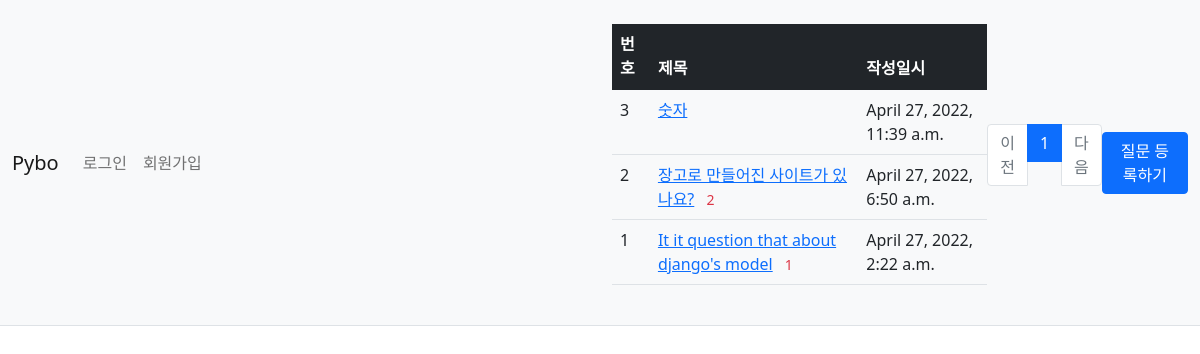
/pybo/, run on an earlier commit of the app's database.
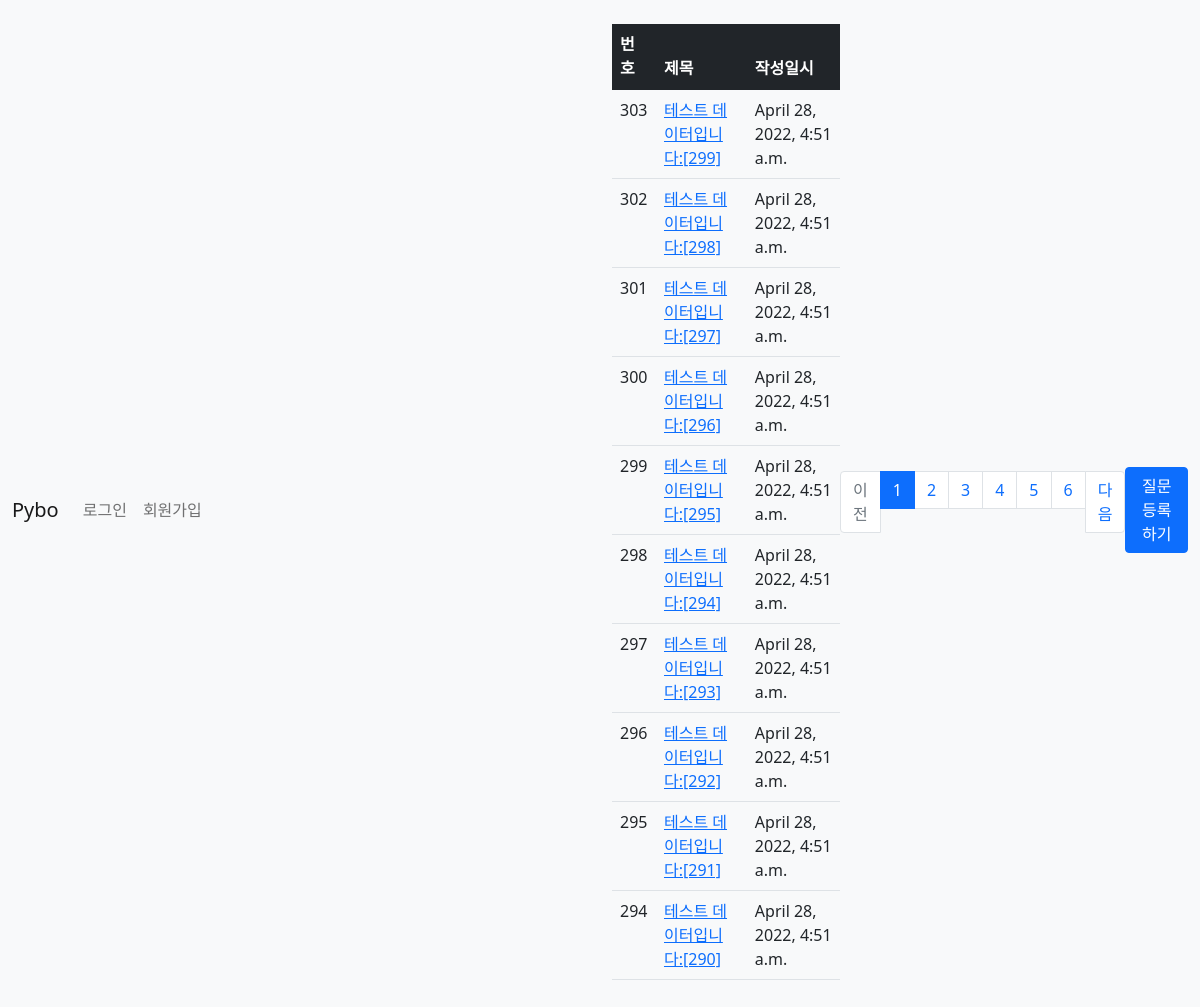
And on a later commit of the database.
### pybo/models.py (models this page shows, shortened)
class Question(models.Model):
    subject = models.CharField(max_length=200)
    content = models.TextField()
    create_date = models.DateTimeField()
    author = models.ForeignKey(User, on_delete=models.CASCADE)

### pybo/views.py (the view)
# urls.py: path('',views.index, name='index'),
def index(request):
    page=request.GET.get('page','1') # 페이지
    question_list = Question.objects.order_by('-create_date')
    paginator = Paginator(question_list, 10)
    page_obj = paginator.get_page(page)
    context = {'question_list': page_obj}
    return render(request, 'pybo/question_list.html', context)

### pybo/templatetags/pybo_filter.py (called while the page is built)
@register.filter
def sub(value, arg):
    return value - arg

### templates/pybo/question_list.html
{% extends 'base.html' %}
{% load pybo_filter %}
{% block content %}
<div class="container my-3">
    <table class="table">
        <thead>
        <tr class="table-dark">
            <th>번호</th>
            <th>제목</th>
            <th>작성일시</th>
        </tr>
        </thead>
        <tbody>
        {% if question_list %}
        {% for question in question_list %}
        <tr><td>
                {{ question_list.paginator.count|sub:question_list.start_index|sub:forloop.counter0|add:1 }}
            </td>
            <td>
                <a href="{% url 'pybo:detail' question.id %}">{{ question.subject }}</a>
            {% if question.answer_set.count > 0 %}
                <span class="text-danger small mx-2">{{ question.answer_set.count }}</span>
            {% endif %}
            </td>
            <td>{{ question.create_date }}</td>
        </tr>
        {% endfor %}
        {% else %}
        <tr>
            <td colspan="3">질문이 없습니다.</td>
        </tr>
        {% endif %}
        </tbody>
    </table>
    <ul class="pagination justify-content-center">
        {% if question_list.has_previous %}
        <li class="page-item">
            <a class="page-link" href="?page={{ question_list.previous_page_number }}">이전</a>
        </li>
        {% else %}
        <li class="page-item disabled">
            <a class="page-link" tabindex="-1" aria-disabled="true" href="#">이전</a>
        </li>
        {% endif %}
        {% for page_number in question_list.paginator.page_range %}
            {% if page_number >= question_list.number|add:-5 and page_number <= question_list.number|add:5 %}
        {% if page_number == question_list.number %}
        <li class="page-item active" aria-current="page">
            <a class="page-link" href="?page={{ page_number }}">{{ page_number }}</a>
        </li>
        {% else %}
        <li class="page-item">
            <a class="page-link" href="?page={{ page_number }}">{{ page_number }}</a>
        </li>
        {% endif %}
        {% endif %}
        {% endfor %}
        {% if question_list.has_next %}
        <li class="page-item">
            <a class="page-link" href="?page={{ question_list.next_page_number }}">다음</a>
        </li>
        {% else %}
        <li class="page-item disabled">
            <a class="page-link" tabindex="-1" aria-disabled="true" href="#">다음</a>
        </li>
        {% endif %}
    </ul>
    <a href="{% url 'pybo:question_create' %}" class="btn btn-primary">질문 등록하기</a>
</div>
{% endblock %}

What changed in the data, as far as the page shows it:
no longer on this page (row unchanged): Question: paginator.count|sub "3", subject "숫자", create_date "April 27, 2022, 11:39 a.m."
no longer on this page (row unchanged): Question: paginator.count|sub "2", subject "장고로 만들어진 사이트가 있나요?", answer_set.count "2", create_date "April 27, 2022, 6:50 a.m."
no longer on this page (row unchanged): Question: paginator.count|sub "1", subject "It it question that about django's model", answer_set.count "1", create_date "April 27, 2022, 2:22 a.m."
added Question: paginator.count|sub "303", subject "테스트 데이터입니다:[299]", create_date "April 28, 2022, 4:51 a.m."
added Question: paginator.count|sub "302", subject "테스트 데이터입니다:[298]", create_date "April 28, 2022, 4:51 a.m."
added Question: paginator.count|sub "301", subject "테스트 데이터입니다:[297]", create_date "April 28, 2022, 4:51 a.m."
added Question: paginator.count|sub "300", subject "테스트 데이터입니다:[296]", create_date "April 28, 2022, 4:51 a.m."
added Question: paginator.count|sub "299", subject "테스트 데이터입니다:[295]", create_date "April 28, 2022, 4:51 a.m."
added Question: paginator.count|sub "298", subject "테스트 데이터입니다:[294]", create_date "April 28, 2022, 4:51 a.m."
added Question: paginator.count|sub "297", subject "테스트 데이터입니다:[293]", create_date "April 28, 2022, 4:51 a.m."
added Question: paginator.count|sub "296", subject "테스트 데이터입니다:[292]", create_date "April 28, 2022, 4:51 a.m."
added Question: paginator.count|sub "295", subject "테스트 데이터입니다:[291]", create_date "April 28, 2022, 4:51 a.m."
added Question: paginator.count|sub "294", subject "테스트 데이터입니다:[290]", create_date "April 28, 2022, 4:51 a.m."
Also different on the page:
new list line: "2"
new list line: "3"
new list line: "4"
new list line: "5"
new list line: "6"
